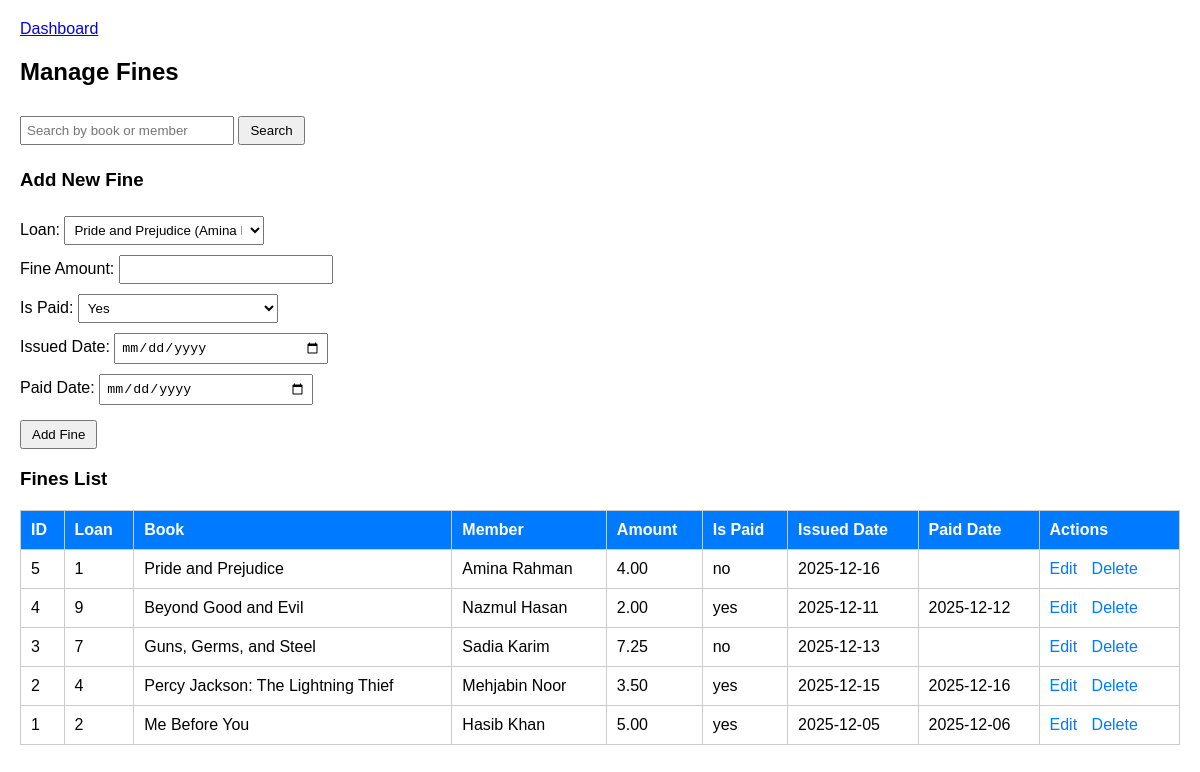
The page /lms/fines.php (signed in) on the database its author committed.
### tables this page shows
CREATE TABLE `fines` (
  `fine_id` int(11) NOT NULL,
  `loan_id` int(11) NOT NULL,
  `fine_amount` decimal(8,2) NOT NULL,
  `is_paid` enum('yes','no') DEFAULT NULL,
  `issued_date` date NOT NULL,
  `paid_date` date DEFAULT NULL
);

CREATE TABLE `loans` (
  `loan_id` int(11) NOT NULL,
  `member_id` int(11) NOT NULL,
  `copy_id` int(11) NOT NULL,
  `borrowed_date` date NOT NULL,
  `due_date` date NOT NULL,
  `returned_date` date DEFAULT NULL
);

CREATE TABLE `books` (
  `book_id` int(11) NOT NULL,
  `title` varchar(100) DEFAULT NULL,
  `category_id` int(11) DEFAULT NULL,
  `publisher_id` int(11) DEFAULT NULL,
  `publication_year` int(11) DEFAULT NULL,
  `copies_total` int(11) DEFAULT NULL,
  `copies_available` int(11) DEFAULT NULL
);

CREATE TABLE `members` (
  `member_id` int(11) NOT NULL,
  `user_id` int(11) NOT NULL,
  `full_name` varchar(20) NOT NULL,
  `gender` varchar(20) DEFAULT NULL,
  `phone` varchar(20) DEFAULT NULL,
  `email` varchar(25) DEFAULT NULL,
  `address` varchar(40) DEFAULT NULL,
  `date_of_birth` date DEFAULT NULL,
  `membership_date` date DEFAULT NULL,
  `member_status` enum('active','expired','blocked') DEFAULT 'active',
  `type_id` int(11) DEFAULT NULL
);

### lms/fines.php (the view, shortened to what this page needs)
<?php
include 'db.php';
$role = $_SESSION['role'];
$user_id = $_SESSION['user_id'];
$search = '';
if($role == 'member'){
    $query = "SELECT f.*, b.title, l.borrowed_date
              FROM fines f
              JOIN loans l ON f.loan_id=l.loan_id
              JOIN book_copies bc ON l.copy_id=bc.copy_id
              JOIN books b ON bc.book_id=b.book_id
              WHERE l.member_id=(SELECT member_id FROM members WHERE user_id='$user_id')
              ORDER BY f.fine_id DESC";
} else {
    $query = "SELECT f.*, l.loan_id, b.title, m.full_name
              FROM fines f
              JOIN loans l ON f.loan_id=l.loan_id
              JOIN book_copies bc ON l.copy_id=bc.copy_id
              JOIN books b ON bc.book_id=b.book_id
              JOIN members m ON l.member_id=m.member_id
              WHERE b.title LIKE '%$search%' OR m.full_name LIKE '%$search%'
              ORDER BY f.fine_id DESC";
}
$result = $conn->query($query);
$loans = $conn->query("SELECT l.loan_id, b.title, m.full_name
                       FROM loans l
                       JOIN book_copies bc ON l.copy_id=bc.copy_id
                       JOIN books b ON bc.book_id=b.book_id
                       JOIN members m ON l.member_id=m.member_id");
?>
<!DOCTYPE html>
<html>
<head>
</head>
<body>
    <div class="top-nav">
        <a href="dashboard.php">Dashboard</a>
    </div>
<h2>Manage Fines</h2>
<form method="GET" action="">
    <input type="text" name="search" placeholder="Search by book or member" value="<?php echo htmlspecialchars($search); ?>">
    <input type="submit" value="Search">
</form>
<?php if($role != 'member'){ ?>
<?php
if(isset($_GET['edit'])){
    $fine_id = $_GET['edit'];
    $fine = $conn->query("SELECT * FROM fines WHERE fine_id='$fine_id'")->fetch_assoc();
?>
<h3>Edit Fine</h3>
<form method="POST" action="">
    <input type="hidden" name="fine_id" value="<?php echo $fine['fine_id']; ?>">
    Loan:
    <select name="loan_id" required>
        <?php while($l = $loans->fetch_assoc()){ ?>
            <option value="<?php echo $l['loan_id']; ?>" <?php if($l['loan_id']==$fine['loan_id']) echo 'selected'; ?>>
                <?php echo $l['title'].' ('.$l['full_name'].')'; ?>
            </option>
        <?php } ?>
    </select><br>
    Fine Amount: <input type="number" step="0.01" name="fine_amount" value="<?php echo $fine['fine_amount']; ?>" required><br>
    Is Paid:
    <select name="is_paid" required>
        <option value="yes" <?php if($fine['is_paid']=='yes') echo 'selected'; ?>>Yes</option>
        <option value="no" <?php if($fine['is_paid']=='no') echo 'selected'; ?>>No</option>
    </select><br>
    Issued Date: <input type="date" name="issued_date" value="<?php echo $fine['issued_date']; ?>" required><br>
    Paid Date: <input type="date" name="paid_date" value="<?php echo $fine['paid_date']; ?>"><br>
    <input type="submit" name="edit_fine" value="Update Fine">
</form>
<?php } else { ?>
<h3>Add New Fine</h3>
<form method="POST" action="">
    Loan:
    <select name="loan_id" required>
        <?php while($l = $loans->fetch_assoc()){ ?>
            <option value="<?php echo $l['loan_id']; ?>"><?php echo $l['title'].' ('.$l['full_name'].')'; ?></option>
        <?php } ?>
    </select><br>
    Fine Amount: <input type="number" step="0.01" name="fine_amount" required><br>
    Is Paid:
    <select name="is_paid" required>
        <option value="yes">Yes</option>
    </select><br>
    Issued Date: <input type="date" name="issued_date" required><br>
    Paid Date: <input type="date" name="paid_date"><br>
    <input type="submit" name="add_fine" value="Add Fine">
</form>
<?php } ?>
<?php } ?>
<h3>Fines List</h3>
<table>
    <tr>
        <th>ID</th><th>Loan</th><th>Book</th><th>Member</th><th>Amount</th><th>Is Paid</th><th>Issued Date</th><th>Paid Date</th>
        <?php if($role != 'member'){ ?><th>Actions</th><?php } ?>
    </tr>
    <?php while($row = $result->fetch_assoc()){ ?>
    <tr>
        <td><?php echo $row['fine_id']; ?></td>
        <td><?php echo $row['loan_id']; ?></td>
        <td><?php echo $row['title']; ?></td>
        <?php if($role=='member'){ ?>
            <td><?php echo $row['loan_id']; ?></td>
        <?php } else { ?>
            <td><?php echo $row['full_name']; ?></td>
        <?php } ?>
        <td><?php echo $row['fine_amount']; ?></td>
        <td><?php echo $row['is_paid']; ?></td>
        <td><?php echo $row['issued_date']; ?></td>
        <td><?php echo $row['paid_date']; ?></td>
        <?php if($role != 'member'){ ?>
        <td>
            <a class="edit-link" href="fines.php?edit=<?php echo $row['fine_id']; ?>">Edit</a>
            <a class="delete-link" href="fines.php?delete=<?php echo $row['fine_id']; ?>" onclick="return confirm('Are you sure?')">Delete</a>
        </td>
        <?php } ?>
    </tr>
    <?php } ?>
</table>
</body>
</html>

### lms/fines.php (style rules this page uses)
body { font-family: Arial; margin:20px; }
table { border-collapse: collapse; width:100%; margin-top:20px; }
th, td { border:1px solid #ccc; padding:10px; text-align:left; }
th { background:#007BFF; color:white; }
form { margin-top:20px; }
select, input[type=text], input[type=number], input[type=date] { padding:5px; margin:5px 0; width:200px; }
input[type=submit] { padding:5px 10px; margin-top:10px; }
.edit-link, .delete-link { margin-right:10px; color:#007BFF; text-decoration:none; }

### rows shown on the page
fines: fine_id "5", loan.loan_id "1", books.title "Pride and Prejudice", members.full_name "Amina Rahman", fine_amount "4.00", is_paid "no", issued_date "2025-12-16"
fines: fine_id "4", loan.loan_id "9", books.title "Beyond Good and Evil", members.full_name "Nazmul Hasan", fine_amount "2.00", is_paid "yes", issued_date "2025-12-11", paid_date "2025-12-12"
fines: fine_id "3", loan.loan_id "7", books.title "Guns, Germs, and Steel", members.full_name "Sadia Karim", fine_amount "7.25", is_paid "no", issued_date "2025-12-13"
fines: fine_id "2", loan.loan_id "4", books.title "Percy Jackson: The Lightning Thief", members.full_name "Mehjabin Noor", fine_amount "3.50", is_paid "yes", issued_date "2025-12-15", paid_date "2025-12-16"
fines: fine_id "1", loan.loan_id "2", books.title "Me Before You", members.full_name "Hasib Khan", fine_amount "5.00", is_paid "yes", issued_date "2025-12-05", paid_date "2025-12-06"

### other values the page prints
form field loan_id "Pride and Prejudice (Amina Rahman)"
